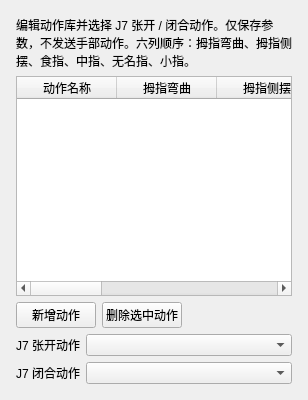
      <widget class="QWidget" name="settings_Widget_3">
       <property name="sizePolicy">
        <sizepolicy hsizetype="Preferred" vsizetype="Preferred">
         <horstretch>0</horstretch>
         <verstretch>0</verstretch>
        </sizepolicy>
       </property>
       <layout class="QVBoxLayout" name="settings_VBoxLayout_4" stretch="0,0,0,0,0,0">
        <property name="leftMargin">
         <number>16</number>
        </property>
        <property name="topMargin">
         <number>16</number>
        </property>
        <property name="rightMargin">
         <number>16</number>
        </property>
        <property name="bottomMargin">
         <number>16</number>
        </property>
        <property name="spacing">
         <number>6</number>
        </property>
        <item>
         <widget class="QLabel" name="settings_Label_4">
          <property name="sizePolicy">
           <sizepolicy hsizetype="Preferred" vsizetype="Preferred">
            <horstretch>0</horstretch>
            <verstretch>0</verstretch>
           </sizepolicy>
          </property>
          <property name="text">
           <string>编辑动作库并选择 J7 张开 / 闭合动作。仅保存参数，不发送手部动作。六列顺序：拇指弯曲、拇指侧摆、食指、中指、无名指、小指。</string>
          </property>
          <property name="wordWrap">
           <bool>true</bool>
          </property>
          <property name="alignment">
           <set>Qt::AlignLeft|Qt::AlignVCenter</set>
          </property>
          <property name="textInteractionFlags">
           <set>Qt::LinksAccessibleByMouse</set>
          </property>
         </widget>
        </item>
        <item>
         <widget class="QTableWidget" name="settings_actions_table">
          <property name="minimumSize">
           <size>
            <width>0</width>
            <height>220</height>
           </size>
          </property>
          <property name="sizePolicy">
           <sizepolicy hsizetype="Expanding" vsizetype="Expanding">
            <horstretch>0</horstretch>
            <verstretch>0</verstretch>
           </sizepolicy>
          </property>
          <property name="rowCount">
           <number>0</number>
          </property>
          <property name="columnCount">
           <number>7</number>
          </property>
          <property name="selectionBehavior">
           <enum>QAbstractItemView::SelectRows</enum>
          </property>
          <property name="editTriggers">
           <set>QAbstractItemView::DoubleClicked|QAbstractItemView::EditKeyPressed|QAbstractItemView::AnyKeyPressed</set>
          </property>
          <column>
           <property name="text">
            <string>动作名称</string>
           </property>
          </column>
          <column>
           <property name="text">
            <string>拇指弯曲</string>
           </property>
          </column>
          <column>
           <property name="text">
            <string>拇指侧摆</string>
           </property>
          </column>
          <column>
           <property name="text">
            <string>食指弯曲</string>
           </property>
          </column>
          <column>
           <property name="text">
            <string>中指弯曲</string>
           </property>
          </column>
          <column>
           <property name="text">
            <string>无名指弯曲</string>
           </property>
          </column>
          <column>
           <property name="text">
            <string>小指弯曲</string>
           </property>
          </column>
         </widget>
        </item>
        <item>
         <layout class="QHBoxLayout" name="settings_HBoxLayout_1" stretch="0,0,0">
          <property name="leftMargin">
           <number>0</number>
          </property>
          <property name="topMargin">
           <number>0</number>
          </property>
          <property name="rightMargin">
           <number>0</number>
          </property>
          <property name="bottomMargin">
           <number>0</number>
          </property>
          <property name="spacing">
           <number>6</number>
          </property>
          <item>
           <widget class="QPushButton" name="settings_add_action_button">
            <property name="sizePolicy">
             <sizepolicy hsizetype="Minimum" vsizetype="Fixed">
              <horstretch>0</horstretch>
              <verstretch>0</verstretch>
             </sizepolicy>
            </property>
            <property name="text">
             <string>新增动作</string>
            </property>
           </widget>
          </item>
          <item>
           <widget class="QPushButton" name="settings_delete_action_button">
            <property name="sizePolicy">
             <sizepolicy hsizetype="Minimum" vsizetype="Fixed">
              <horstretch>0</horstretch>
              <verstretch>0</verstretch>
             </sizepolicy>
            </property>
            <property name="text">
             <string>删除选中动作</string>
            </property>
           </widget>
          </item>
          <item>
           <spacer name="settings_spacer_8_2">
            <property name="orientation">
             <enum>Qt::Horizontal</enum>
            </property>
            <property name="sizeType">
             <enum>QSizePolicy::Expanding</enum>
            </property>
            <property name="sizeHint">
             <size>
              <width>0</width>
              <height>0</height>
             </size>
            </property>
           </spacer>
          </item>
         </layout>
        </item>
        <item>
         <layout class="QFormLayout" name="settings_FormLayout_1">
          <property name="leftMargin">
           <number>0</number>
          </property>
          <property name="topMargin">
           <number>0</number>
          </property>
          <property name="rightMargin">
           <number>0</number>
          </property>
          <property name="bottomMargin">
           <number>0</number>
          </property>
          <property name="horizontalSpacing">
           <number>6</number>
          </property>
          <property name="verticalSpacing">
           <number>6</number>
          </property>
          <property name="fieldGrowthPolicy">
           <enum>QFormLayout::AllNonFixedFieldsGrow</enum>
          </property>
          <item row="0" column="0">
           <widget class="QLabel" name="settings_Label_5">
            <property name="sizePolicy">
             <sizepolicy hsizetype="Preferred" vsizetype="Preferred">
              <horstretch>0</horstretch>
              <verstretch>0</verstretch>
             </sizepolicy>
            </property>
            <property name="text">
             <string>J7 张开动作</string>
            </property>
            <property name="wordWrap">
             <bool>false</bool>
            </property>
            <property name="alignment">
             <set>Qt::AlignLeft|Qt::AlignVCenter</set>
            </property>
            <property name="textInteractionFlags">
             <set>Qt::LinksAccessibleByMouse</set>
            </property>
           </widget>
          </item>
          <item row="0" column="1">
           <widget class="QComboBox" name="settings_open_action">
            <property name="sizePolicy">
             <sizepolicy hsizetype="Preferred" vsizetype="Fixed">
              <horstretch>0</horstretch>
              <verstretch>0</verstretch>
             </sizepolicy>
            </property>
            <property name="editable">
             <bool>false</bool>
            </property>
            <property name="currentIndex">
             <number>-1</number>
            </property>
           </widget>
          </item>
          <item row="1" column="0">
           <widget class="QLabel" name="settings_Label_6">
            <property name="sizePolicy">
             <sizepolicy hsizetype="Preferred" vsizetype="Preferred">
              <horstretch>0</horstretch>
              <verstretch>0</verstretch>
             </sizepolicy>
            </property>
            <property name="text">
             <string>J7 闭合动作</string>
            </property>
            <property name="wordWrap">
             <bool>false</bool>
            </property>
            <property name="alignment">
             <set>Qt::AlignLeft|Qt::AlignVCenter</set>
            </property>
            <property name="textInteractionFlags">
             <set>Qt::LinksAccessibleByMouse</set>
            </property>
           </widget>
          </item>
          <item row="1" column="1">
           <widget class="QComboBox" name="settings_closed_action">
            <property name="sizePolicy">
             <sizepolicy hsizetype="Preferred" vsizetype="Fixed">
              <horstretch>0</horstretch>
              <verstretch>0</verstretch>
             </sizepolicy>
            </property>
            <property name="editable">
             <bool>false</bool>
            </property>
            <property name="currentIndex">
             <number>-1</number>
            </property>
           </widget>
          </item>
         </layout>
        </item>
        <item>
         <layout class="QFormLayout" name="settings_fields_2">
          <property name="leftMargin">
           <number>0</number>
          </property>
          <property name="topMargin">
           <number>0</number>
          </property>
          <property name="rightMargin">
           <number>0</number>
          </property>
          <property name="bottomMargin">
           <number>0</number>
          </property>
          <property name="horizontalSpacing">
           <number>6</number>
          </property>
          <property name="verticalSpacing">
           <number>12</number>
          </property>
          <property name="fieldGrowthPolicy">
           <enum>QFormLayout::AllNonFixedFieldsGrow</enum>
          </property>
         </layout>
        </item>
        <item>
         <spacer name="settings_spacer_11">
          <property name="orientation">
           <enum>Qt::Vertical</enum>
          </property>
          <property name="sizeType">
           <enum>QSizePolicy::Expanding</enum>
          </property>
          <property name="sizeHint">
           <size>
            <width>0</width>
            <height>0</height>
           </size>
          </property>
         </spacer>
        </item>
       </layout>
      </widget>
